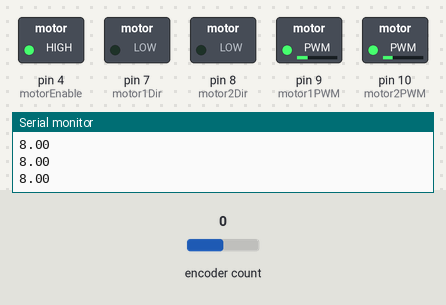
The sketch below on a simulated Arduino Uno, built with avr-gcc and run on an emulated ATmega328P. Shown: switched loads named in the sketch (green lamp = pin HIGH), the last lines printed to the serial monitor. The test bench sets the inputs (shaded band); at power-on: encoder count 0.

Above: at 1.2 s.
1.3 s: encoder count set to -1
At 3.2 s:
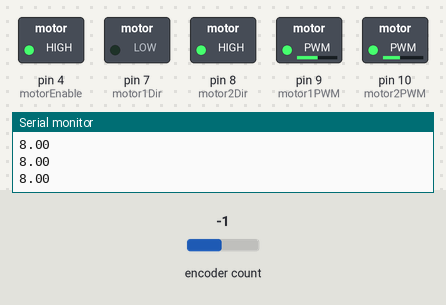
3.7 s: encoder count set to 3
At 4.5 s:
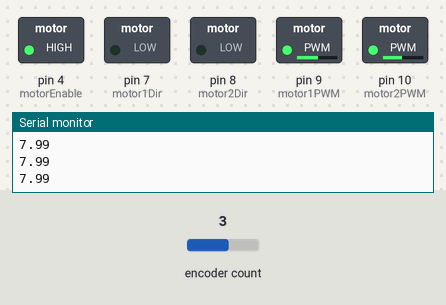
Timing chart, 0 to 6.7 s (numbered marks = the images above; inputs shaded):
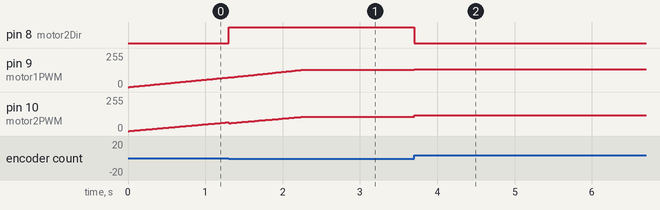

Measured:
- after the input at 1.3 s, pin 8 (motor2Dir): LOW → HIGH at once
- after the input at 3.7 s, pin 8 (motor2Dir): HIGH → LOW at once; pin 9 (motor1PWM): 130/255 → 132/255 at once; pin 10 (motor2PWM): 107/255 → 120/255 at once

The sketch:

demo1controls.ino
```cpp
// demo1controls.ino
// This program controls a two-wheeled robot to rotate by a set angle
// and then move forward a specified distance using encoder feedback.

#include <Encoder.h> // Use the Encoder library for handling encoders
#include <Wire.h> // Include the Wire library for I2C

const float wheelDiameterInches = 6.0;
const float wheelbaseDiameterInches = 15.0; // Distance between wheels
const float countsPerRevolution = 64 * 50; // Encoder resolution * gear ratio
const float inchesPerCount = (wheelDiameterInches * PI) / countsPerRevolution;
const float wheelbaseRadius = wheelbaseDiameterInches / 2.0;

// Motor control variables
const float Battery_Voltage = 7.8; // Battery voltage
const int motor1PWM = 9; // Motor 1 PWM pin
const int motor2PWM = 10; // Motor 2 PWM pin
const int motor1Dir = 7; // Motor 1 direction pin
const int motor2Dir = 8; // Motor 2 direction pin
const int motorEnable = 4; // Motor enable pin

// Position control variables
float desiredAngle = 0.0;
float desiredRotationRadians = desiredAngle*(PI/180.0)*0.965; // Target rotation (90 degrees in radians)
float desiredPositionFeet = 8; // Set target position in feet
const float maxSpeed = 0.2; // Lower max speed to reduce overshoot
const float minSpeed = 0.05;
const float accelerationRate = 0.05;
const float accelerationPhase = desiredRotationRadians*0.15; // accelerates for 0.15 or 15% of movement
const float decelerationPhase = desiredRotationRadians*0.55; // decelerates for 1 - 0.55 = 0.45 or 45% of movement
const float decelerationPhasefeet = 1.7; // decelerates for 1 - 0.55 = 0.45 or 45% of movement

float currentSpeed = 0.0;
long startPosition, currentPosition;
float remainingDistance = desiredPositionFeet;
long postRotation;

// Encoder object
Encoder motorEncoder(3, 6); // Encoder pins (A and B)

// Timing variables
unsigned long last_time_ms, start_time_ms;
float current_time;

void setup() {
  // put your setup code here, to run once:
  pinMode(motor1PWM, OUTPUT);
  pinMode(motor2PWM, OUTPUT);
  pinMode(motor1Dir, OUTPUT);
  pinMode(motor2Dir, OUTPUT);
  pinMode(motorEnable, OUTPUT);

  digitalWrite(motorEnable, HIGH); // Enable motor driver

  Serial.begin(115200);
  start_time_ms = millis();
  startPosition = motorEncoder.read(); // Record starting position
}

void loop() {
  // put your main code here, to run repeatedly:
  current_time = (millis() - start_time_ms) / 1000.0;

  // Read current position in counts
  long positionCounts = motorEncoder.read() - startPosition;
  // Calculate remaining rotation and run the if statement
  float rotationRadians = (positionCounts * inchesPerCount) / wheelbaseRadius;
  float remainingRotation = desiredRotationRadians - rotationRadians;

  if (remainingRotation > 0) {
    // Determine speed profile
    if (rotationRadians < accelerationPhase) { // acceleration phase, rotationRadians is less than acceleration phase
      // Acceleration phase
      currentSpeed += accelerationRate * 0.01;
      if (currentSpeed > maxSpeed) {
        currentSpeed = maxSpeed;
      }
    } else if (rotationRadians > decelerationPhase) { // deceleration phase, rotationRadians is greater than deceleration phase
      currentSpeed -= accelerationRate * 0.01;
      if (currentSpeed < minSpeed) {
        currentSpeed = minSpeed;
      }
    }
    else if ( accelerationPhase < rotationRadians && rotationRadians < decelerationPhase) { // hold phase, past acceleration but not into deceleration
      // hold speed
      currentSpeed = currentSpeed;
    }
    else { // stop phase, all other conditions fail
      // Stop
      currentSpeed = 0;

    }

    // Convert speed to motor voltage
    float appliedVoltage = currentSpeed * Battery_Voltage / 2 / maxSpeed;
    if (appliedVoltage > Battery_Voltage) appliedVoltage = Battery_Voltage / 2;

    // Set motor directions for rotation
    digitalWrite(motor1Dir, LOW);  // Motor 1 forward
    digitalWrite(motor2Dir, HIGH); // Motor 2 backward

    // Apply PWM signal
    int pwmValue = min(abs(appliedVoltage) * 255 / Battery_Voltage, 255);
    analogWrite(motor1PWM, pwmValue*1.03);
    analogWrite(motor2PWM, pwmValue*0.85);
    postRotation = positionCounts;
  }
  else if (remainingRotation <= 0.001 && remainingDistance > 0) {
    long positionCountsfeet = motorEncoder.read() - postRotation;
    float positionFeet = (positionCountsfeet * inchesPerCount) / 12.0; // Convert counts to feet
    remainingDistance = desiredPositionFeet - positionFeet;
    // Determine speed profile
    if (remainingDistance > decelerationPhasefeet) {
      // Acceleration phase
      currentSpeed += accelerationRate * 0.01; // Increment speed
      if (currentSpeed > maxSpeed) {
        currentSpeed = maxSpeed;
      }
    } else if (remainingDistance > 0) {
      currentSpeed -= accelerationRate * 0.01;
      if (currentSpeed < minSpeed) {
        currentSpeed = minSpeed;
      }
    } else {
      // Stop
      currentSpeed = 0;
      remainingDistance = 0;
    }
    // Convert speed to motor voltage
    float appliedVoltage = currentSpeed * Battery_Voltage / 2 / maxSpeed;
    if (appliedVoltage > Battery_Voltage) appliedVoltage = Battery_Voltage / 2;

    // Set motor direction
    digitalWrite(motor1Dir, appliedVoltage > 0 ? LOW : HIGH);
    digitalWrite(motor2Dir, appliedVoltage > 0 ? LOW : HIGH);
    // Apply PWM signal based on the voltage
    float pwmValue = min(abs(appliedVoltage) * 255 / Battery_Voltage, 255);
    analogWrite(motor1PWM, (pwmValue*1.04));
    analogWrite(motor2PWM, (pwmValue*0.945));
    Serial.println(remainingDistance);
  }
  else if (remainingRotation <= 0 && remainingDistance <= 0) {
    analogWrite(motor1PWM, 0); // Stop motors
    analogWrite(motor2PWM, 0);
    while (true); // Halt program
  }
  delay(5);
}
```
